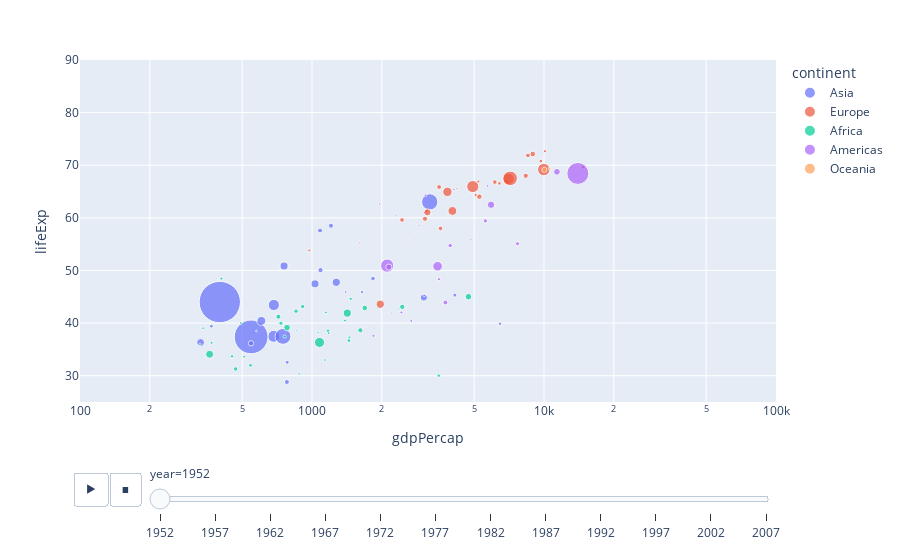

The notebook cell saved with this chart:
### Code cell
import plotly.express as px

gm = px.data.gapminder()
px.scatter(
    gm, 'gdpPercap', 'lifeExp', color='continent', size='pop',
    hover_name='country', hover_data=['year'], animation_frame='year',
    size_max=45, log_x=True, range_x=[100, 100_000], range_y=[25, 90])

### Figure 1 — Plotly figure (JSON) as saved in the notebook; plotly's stock layout.template omitted (floating-point values rounded to 4 significant figures)
{"data": [{"customdata": [[1952], [1952], [1952], [1952], [1952], [1952], [1952], [1952], [1952], [1952], [1952], [1952], [1952], [1952], [1952], [1952], [1952], [1952], [1952], [1952], [1952], [1952], [1952], [1952], [1952], [1952], [1952], [1952], [1952], [1952], [1952], [1952], [1952]], "hovertemplate": "<b>%{hovertext}</b><br><br>continent=Asia<br>year=%{customdata[0]}<br>gdpPercap=%{x}<br>lifeExp=%{y}<br>pop=%{marker.size}<extra></extra>", "hovertext": ["Afghanistan", "Bahrain", "Bangladesh", "Cambodia", "China", "Hong Kong, China", "India", "Indonesia", "Iran", "Iraq", "Israel", "Japan", "Jordan", "Korea, Dem. Rep.", "Korea, Rep.", "Kuwait", "Lebanon", "Malaysia", "Mongolia", "Myanmar", "Nepal", "Oman", "Pakistan", "Philippines", "Saudi Arabia", "Singapore", "Sri Lanka", "Syria", "Taiwan", "Thailand", "Vietnam", "West Bank and Gaza", "Yemen, Rep."], "legendgroup": "Asia", "marker": {"color": "#636efa", "size": [8425333, 120447, 46886859, 4693836, 556263527, 2125900, 372000000, 82052000, 17272000, 5441766, 1620914, 86459025, 607914, 8865488, 20947571, 160000, 1439529, 6748378, 800663, 20092996, 9182536, 507833, 41346560, 22438691, 4005677, 1127000, 7982342, 3661549, 8550362, 21289402, 26246839, 1030585, 4963829], "sizemode": "area", "sizeref": 651200.0, "symbol": "circle"}, "mode": "markers", "name": "Asia", "orientation": "v", "showlegend": true, "type": "scatter", "x": [779.4, 9867.0, 684.2, 368.5, 400.4, 3054.0, 546.6, 749.7, 3035.0, 4130.0, 4087.0, 3217.0, 1547.0, 1088.0, 1031.0, 108400.0, 4835.0, 1831.0, 786.6, 331, 545.9, 1828.0, 684.6, 1273.0, 6460.0, 2315.0, 1084.0, 1643.0, 1207.0, 757.8, 605.1, 1516.0, 781.7], "xaxis": "x", "y": [28.8, 50.94, 37.48, 39.42, 44, 60.96, 37.37, 37.47, 44.87, 45.32, 65.39, 63.03, 43.16, 50.06, 47.45, 55.56, 55.93, 48.46, 42.24, 36.32, 36.16, 37.58, 43.44, 47.75, 39.88, 60.4, 57.59, 45.88, 58.5, 50.85, 40.41, 43.16, 32.55], "yaxis": "y"}, {"customdata": [[1952], [1952], [1952], [1952], [1952], [1952], [1952], [1952], [1952], [1952], [1952], [1952], [1952], [1952], [1952], [1952], [1952], [1952], [1952], [1952], [1952], [1952], [1952], [1952], [1952], [1952], [1952], [1952], [1952], [1952]], "hovertemplate": "<b>%{hovertext}</b><br><br>continent=Europe<br>year=%{customdata[0]}<br>gdpPercap=%{x}<br>lifeExp=%{y}<br>pop=%{marker.size}<extra></extra>", "hovertext": ["Albania", "Austria", "Belgium", "Bosnia and Herzegovina", "Bulgaria", "Croatia", "Czech Republic", "Denmark", "Finland", "France", "Germany", "Greece", "Hungary", "Iceland", "Ireland", "Italy", "Montenegro", "Netherlands", "Norway", "Poland", "Portugal", "Romania", "Serbia", "Slovak Republic", "Slovenia", "Spain", "Sweden", "Switzerland", "Turkey", "United Kingdom"], "legendgroup": "Europe", "marker": {"color": "#EF553B", "size": [1282697, 6927772, 8730405, 2791000, 7274900, 3882229, 9125183, 4334000, 4090500, 42459667, 69145952, 7733250, 9504000, 147962, 2952156, 47666000, 413834, 10381988, 3327728, 25730551, 8526050, 16630000, 6860147, 3558137, 1489518, 28549870, 7124673, 4815000, 22235677, 50430000], "sizemode": "area", "sizeref": 651200.0, "symbol": "circle"}, "mode": "markers", "name": "Europe", "orientation": "v", "showlegend": true, "type": "scatter", "x": [1601.0, 6137.0, 8343.0, 973.5, 2444.0, 3119.0, 6876.0, 9692.0, 6425.0, 7030.0, 7144.0, 3531.0, 5264.0, 7268.0, 5210.0, 4931.0, 2648.0, 8942.0, 10100.0, 4029.0, 3068.0, 3145.0, 3581.0, 5075.0, 4215.0, 3834.0, 8528.0, 14730.0, 1969.0, 9980.0], "xaxis": "x", "y": [55.23, 66.8, 68, 53.82, 59.6, 61.21, 66.87, 70.78, 66.55, 67.41, 67.5, 65.86, 64.03, 72.49, 66.91, 65.94, 59.16, 72.13, 72.67, 61.31, 59.82, 61.05, 58.0, 64.36, 65.57, 64.94, 71.86, 69.62, 43.59, 69.18], "yaxis": "y"}, {"customdata": [[1952], [1952], [1952], [1952], [1952], [1952], [1952], [1952], [1952], [1952], [1952], [1952], [1952], [1952], [1952], [1952], [1952], [1952], [1952], [1952], [1952], [1952], [1952], [1952], [1952], [1952], [1952], [1952], [1952], [1952], [1952], [1952], [1952], [1952], [1952], [1952], [1952], [1952], [1952], [1952], [1952], [1952], [1952], [1952], [1952], [1952], [1952], [1952], [1952], [1952], [1952], [1952]], "hovertemplate": "<b>%{hovertext}</b><br><br>continent=Africa<br>year=%{customdata[0]}<br>gdpPercap=%{x}<br>lifeExp=%{y}<br>pop=%{marker.size}<extra></extra>", "hovertext": ["Algeria", "Angola", "Benin", "Botswana", "Burkina Faso", "Burundi", "Cameroon", "Central African Republic", "Chad", "Comoros", "Congo, Dem. Rep.", "Congo, Rep.", "Cote d'Ivoire", "Djibouti", "Egypt", "Equatorial Guinea", "Eritrea", "Ethiopia", "Gabon", "Gambia", "Ghana", "Guinea", "Guinea-Bissau", "Kenya", "Lesotho", "Liberia", "Libya", "Madagascar", "Malawi", "Mali", "Mauritania", "Mauritius", "Morocco", "Mozambique", "Namibia", "Niger", "Nigeria", "Reunion", "Rwanda", "Sao Tome and Principe", "Senegal", "Sierra Leone", "Somalia", "South Africa", "Sudan", "Swaziland", "Tanzania", "Togo", "Tunisia", "Uganda", "Zambia", "Zimbabwe"], "legendgroup": "Africa", "marker": {"color": "#00cc96", "size": [9279525, 4232095, 1738315, 442308, 4469979, 2445618, 5009067, 1291695, 2682462, 153936, 14100005, 854885, 2977019, 63149, 22223309, 216964, 1438760, 20860941, 420702, 284320, 5581001, 2664249, 580653, 6464046, 748747, 863308, 1019729, 4762912, 2917802, 3838168, 1022556, 516556, 9939217, 6446316, 485831, 3379468, 33119096, 257700, 2534927, 60011, 2755589, 2143249, 2526994, 14264935, 8504667, 290243, 8322925, 1219113, 3647735, 5824797, 2672000, 3080907], "sizemode": "area", "sizeref": 651200.0, "symbol": "circle"}, "mode": "markers", "name": "Africa", "orientation": "v", "showlegend": true, "type": "scatter", "x": [2449.0, 3521.0, 1063.0, 851.2, 543.3, 339.3, 1173.0, 1071.0, 1179.0, 1103.0, 780.5, 2126.0, 1389.0, 2670.0, 1419.0, 375.6, 328.9, 362.1, 4293.0, 485.2, 911.3, 510.2, 299.9, 853.5, 298.8, 575.6, 2388.0, 1443.0, 369.2, 452.3, 743.1, 1968.0, 1688.0, 468.5, 2424.0, 761.9, 1077.0, 2719.0, 493.3, 879.6, 1450.0, 879.8, 1136.0, 4725.0, 1616.0, 1148.0, 716.7, 859.8, 1468.0, 734.8, 1147.0, 406.9], "xaxis": "x", "y": [43.08, 30.02, 38.22, 47.62, 31.98, 39.03, 38.52, 35.46, 38.09, 40.72, 39.14, 42.11, 40.48, 34.81, 41.89, 34.48, 35.93, 34.08, 37.0, 30, 43.15, 33.61, 32.5, 42.27, 42.14, 38.48, 42.72, 36.68, 36.26, 33.69, 40.54, 50.99, 42.87, 31.29, 41.73, 37.44, 36.32, 52.72, 40, 46.47, 37.28, 30.33, 32.98, 45.01, 38.63, 41.41, 41.22, 38.6, 44.6, 39.98, 42.04, 48.45], "yaxis": "y"}, {"customdata": [[1952], [1952], [1952], [1952], [1952], [1952], [1952], [1952], [1952], [1952], [1952], [1952], [1952], [1952], [1952], [1952], [1952], [1952], [1952], [1952], [1952], [1952], [1952], [1952], [1952]], "hovertemplate": "<b>%{hovertext}</b><br><br>continent=Americas<br>year=%{customdata[0]}<br>gdpPercap=%{x}<br>lifeExp=%{y}<br>pop=%{marker.size}<extra></extra>", "hovertext": ["Argentina", "Bolivia", "Brazil", "Canada", "Chile", "Colombia", "Costa Rica", "Cuba", "Dominican Republic", "Ecuador", "El Salvador", "Guatemala", "Haiti", "Honduras", "Jamaica", "Mexico", "Nicaragua", "Panama", "Paraguay", "Peru", "Puerto Rico", "Trinidad and Tobago", "United States", "Uruguay", "Venezuela"], "legendgroup": "Americas", "marker": {"color": "#ab63fa", "size": [17876956, 2883315, 56602560, 14785584, 6377619, 12350771, 926317, 6007797, 2491346, 3548753, 2042865, 3146381, 3201488, 1517453, 1426095, 30144317, 1165790, 940080, 1555876, 8025700, 2227000, 662850, 157553000, 2252965, 5439568], "sizemode": "area", "sizeref": 651200.0, "symbol": "circle"}, "mode": "markers", "name": "Americas", "orientation": "v", "showlegend": true, "type": "scatter", "x": [5911.0, 2677.0, 2109.0, 11370.0, 3940.0, 2144.0, 2627.0, 5587.0, 1398.0, 3522.0, 3048.0, 2428.0, 1840.0, 2195.0, 2899.0, 3478.0, 3112.0, 2480.0, 1952.0, 3759.0, 3082.0, 3023.0, 13990.0, 5717.0, 7690.0], "xaxis": "x", "y": [62.48, 40.41, 50.92, 68.75, 54.74, 50.64, 57.21, 59.42, 45.93, 48.36, 45.26, 42.02, 37.58, 41.91, 58.53, 50.79, 42.31, 55.19, 62.65, 43.9, 64.28, 59.1, 68.44, 66.07, 55.09], "yaxis": "y"}, {"customdata": [[1952], [1952]], "hovertemplate": "<b>%{hovertext}</b><br><br>continent=Oceania<br>year=%{customdata[0]}<br>gdpPercap=%{x}<br>lifeExp=%{y}<br>pop=%{marker.size}<extra></extra>", "hovertext": ["Australia", "New Zealand"], "legendgroup": "Oceania", "marker": {"color": "#FFA15A", "size": [8691212, 1994794], "sizemode": "area", "sizeref": 651200.0, "symbol": "circle"}, "mode": "markers", "name": "Oceania", "orientation": "v", "showlegend": true, "type": "scatter", "x": [10040.0, 10560.0], "xaxis": "x", "y": [69.12, 69.39], "yaxis": "y"}], "layout": {"legend": {"itemsizing": "constant", "title": {"text": "continent"}, "tracegroupgap": 0}, "margin": {"t": 60}, "sliders": [{"active": 0, "currentvalue": {"prefix": "year="}, "len": 0.9, "pad": {"b": 10, "t": 60}, "steps": [{"args": [["1952"], {"frame": {"duration": 0, "redraw": false}, "fromcurrent": true, "mode": "immediate", "transition": {"duration": 0, "easing": "linear"}}], "label": "1952", "method": "animate"}, {"args": [["1957"], {"frame": {"duration": 0, "redraw": false}, "fromcurrent": true, "mode": "immediate", "transition": {"duration": 0, "easing": "linear"}}], "label": "1957", "method": "animate"}, {"args": [["1962"], {"frame": {"duration": 0, "redraw": false}, "fromcurrent": true, "mode": "immediate", "transition": {"duration": 0, "easing": "linear"}}], "label": "1962", "method": "animate"}, {"args": [["1967"], {"frame": {"duration": 0, "redraw": false}, "fromcurrent": true, "mode": "immediate", "transition": {"duration": 0, "easing": "linear"}}], "label": "1967", "method": "animate"}, {"args": [["1972"], {"frame": {"duration": 0, "redraw": false}, "fromcurrent": true, "mode": "immediate", "transition": {"duration": 0, "easing": "linear"}}], "label": "1972", "method": "animate"}, {"args": [["1977"], {"frame": {"duration": 0, "redraw": false}, "fromcurrent": true, "mode": "immediate", "transition": {"duration": 0, "easing": "linear"}}], "label": "1977", "method": "animate"}, {"args": [["1982"], {"frame": {"duration": 0, "redraw": false}, "fromcurrent": true, "mode": "immediate", "transition": {"duration": 0, "easing": "linear"}}], "label": "1982", "method": "animate"}, {"args": [["1987"], {"frame": {"duration": 0, "redraw": false}, "fromcurrent": true, "mode": "immediate", "transition": {"duration": 0, "easing": "linear"}}], "label": "1987", "method": "animate"}, {"args": [["1992"], {"frame": {"duration": 0, "redraw": false}, "fromcurrent": true, "mode": "immediate", "transition": {"duration": 0, "easing": "linear"}}], "label": "1992", "method": "animate"}, {"args": [["1997"], {"frame": {"duration": 0, "redraw": false}, "fromcurrent": true, "mode": "immediate", "transition": {"duration": 0, "easing": "linear"}}], "label": "1997", "method": "animate"}, {"args": [["2002"], {"frame": {"duration": 0, "redraw": false}, "fromcurrent": true, "mode": "immediate", "transition": {"duration": 0, "easing": "linear"}}], "label": "2002", "method": "animate"}, {"args": [["2007"], {"frame": {"duration": 0, "redraw": false}, "fromcurrent": true, "mode": "immediate", "transition": {"duration": 0, "easing": "linear"}}], "label": "2007", "method": "animate"}], "x": 0.1, "xanchor": "left", "y": 0, "yanchor": "top"}], "updatemenus": [{"buttons": [{"args": [null, {"frame": {"duration": 500, "redraw": false}, "fromcurrent": true, "mode": "immediate", "transition": {"duration": 500, "easing": "linear"}}], "label": "&#9654;", "method": "animate"}, {"args": [[null], {"frame": {"duration": 0, "redraw": false}, "fromcurrent": true, "mode": "immediate", "transition": {"duration": 0, "easing": "linear"}}], "label": "&#9724;", "method": "animate"}], "direction": "left", "pad": {"r": 10, "t": 70}, "showactive": false, "type": "buttons", "x": 0.1, "xanchor": "right", "y": 0, "yanchor": "top"}], "xaxis": {"anchor": "y", "domain": [0, 1], "range": [2, 5], "title": {"text": "gdpPercap"}, "type": "log"}, "yaxis": {"anchor": "x", "domain": [0, 1], "range": [25, 90], "title": {"text": "lifeExp"}}}}
